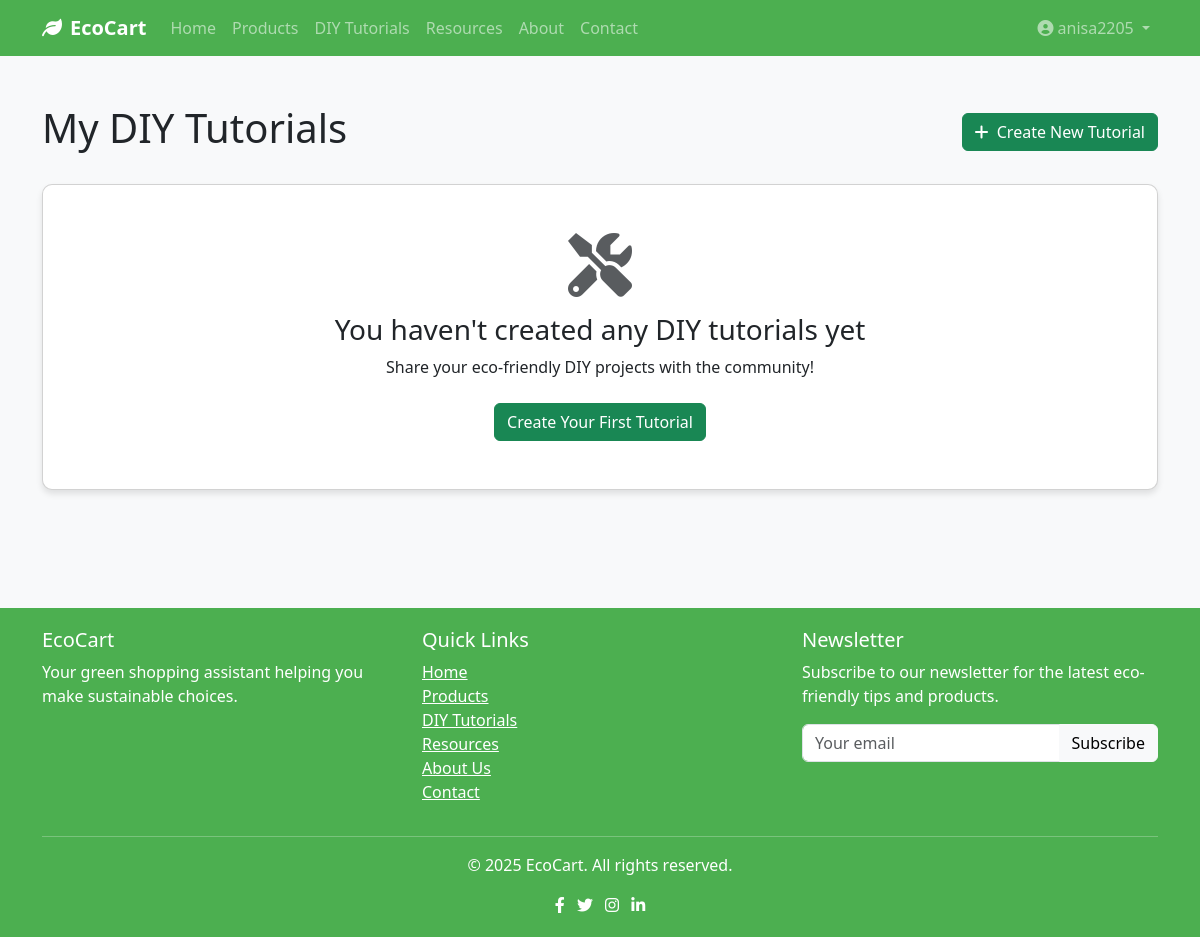
The app's page /my-tutorials/ (signed in), older data.
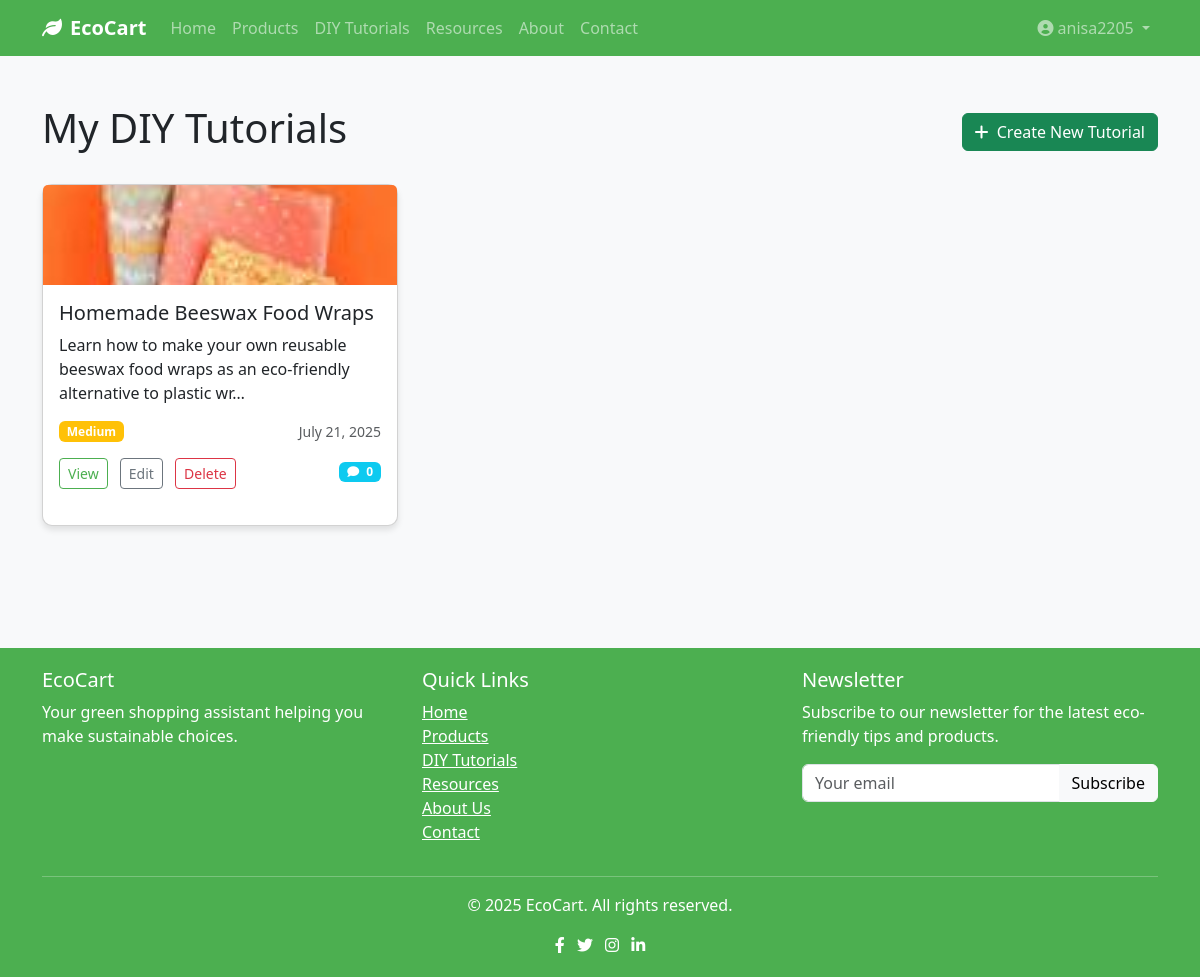
The same page, newer data.
### greenapp/models.py (models this page shows, shortened)
class DIY(models.Model):
    title = models.CharField(max_length=200)
    slug = models.SlugField(max_length=200, unique=True, blank=True)
    author = models.ForeignKey(User, on_delete=models.CASCADE, related_name='diy_tutorials')
    category = models.ForeignKey(Category, on_delete=models.SET_NULL, null=True, related_name='diy_tutorials')
    description = models.TextField()
    materials = models.TextField(help_text="List the materials needed for this DIY project")
    instructions = models.TextField(help_text="Step-by-step instructions for the DIY project")
    image = models.ImageField(upload_to='diy/%Y/%m/%d', blank=True)
    document = models.FileField(upload_to='diy/documents/%Y/%m/%d', blank=True)
    difficulty = models.CharField(max_length=10, choices=[
        ('easy', 'Easy'),
        ('medium', 'Medium'),
        ('hard', 'Hard')
    ], default='medium')
    time_required = models.CharField(max_length=100, help_text="Estimated time to complete (e.g., '30 minutes', '2 hours')")
    created = models.DateTimeField(auto_now_add=True)
    updated = models.DateTimeField(auto_now=True)
    class Meta:
        verbose_name = 'DIY Tutorial'
        verbose_name_plural = 'DIY Tutorials'
        ordering = ['-created']

### greenapp/views.py (the view)
# urls.py: path('my-tutorials/', views.UserDIYTutorialsView.as_view(), name='my_tutorials'),
class UserDIYTutorialsView(LoginRequiredMixin, ListView):
    model = DIY
    template_name = 'greenapp/diy_tutorials.html'
    context_object_name = 'tutorials'
    paginate_by = 10
    def get_queryset(self):
        return DIY.objects.filter(author=self.request.user).order_by('-created')

### greenapp/context_processors.py (called while the page is built)
def media_url(request):
    return {'MEDIA_URL': settings.MEDIA_URL}

### templates/greenapp/diy_tutorials.html (shortened to what this page needs)
{% extends 'greenapp/base.html' %}
{% block content %}
<div class="container py-5">
    <div class="d-flex justify-content-between align-items-center mb-4">
        <h1>My DIY Tutorials</h1>
        <a href="{% url 'diy_create' %}" class="btn btn-success">
            <i class="fas fa-plus me-1"></i> Create New Tutorial
        </a>
    </div>
    {% if tutorials %}
    <div class="row">
        {% for tutorial in tutorials %}
        <div class="col-md-4 mb-4">
            <div class="card h-100">
                <div style="height: 100px; overflow: hidden;">
                    {% if tutorial.image %}
                    <img src="{{ tutorial.image.url }}" class="card-img-top" alt="{{ tutorial.title }}" style="width: 100%; height: 100%; object-fit: cover;">
                    {% else %}
                    <div class="bg-light d-flex align-items-center justify-content-center h-100">
                        <i class="fas fa-image fa-3x text-muted"></i>
                    </div>
                    {% endif %}
                </div>
                <div class="card-body">
                    <h5 class="card-title">{{ tutorial.title }}</h5>
                    <p class="card-text">{{ tutorial.description|truncatechars:100 }}</p>
                    <div class="d-flex justify-content-between align-items-center mb-3">
                        <span class="badge {% if tutorial.difficulty == 'easy' %}bg-success{% elif tutorial.difficulty == 'medium' %}bg-warning{% else %}bg-danger{% endif %}">
                            {{ tutorial.difficulty|title }}
                        </span>
                        <small class="text-muted">{{ tutorial.created|date:"F j, Y" }}</small>
                    </div>
                    <div class="d-flex justify-content-between">
                        <div>
                            <a href="{% url 'diy_detail' tutorial.slug %}" class="btn btn-sm btn-outline-primary me-2">View</a>
                            <a href="{% url 'diy_update' tutorial.slug %}" class="btn btn-sm btn-outline-secondary me-2">Edit</a>
                            <a href="{% url 'diy_delete' tutorial.slug %}" class="btn btn-sm btn-outline-danger">Delete</a>
                        </div>
                        <div>
                            <span class="badge bg-info">
                                <i class="fas fa-comment me-1"></i> {{ tutorial.comments.count }}
                            </span>
                        </div>
                    </div>
                </div>
            </div>
        </div>
        {% endfor %}
    </div>
    {% else %}
    <div class="card">
        <div class="card-body text-center py-5">
            <i class="fas fa-tools fa-4x text-muted mb-3"></i>
            <h3>You haven't created any DIY tutorials yet</h3>
            <p class="mb-4">Share your eco-friendly DIY projects with the community!</p>
            <a href="{% url 'diy_create' %}" class="btn btn-success">Create Your First Tutorial</a>
        </div>
    </div>
    {% endif %}
</div>
{% endblock %}

Row changes from the older to the newer data that the page shows:
added DIY: image (picture), title "Homemade Beeswax Food Wraps", description "Learn how to make your own reusable beeswax food wraps as an eco-friendly alternative to plastic wr…", difficulty "Medium", created "July 21, 2025", comments.count "0"
Text that changed along with them:
text no longer shown: "You haven't created any DIY tutorials yet Share your eco-friendly DIY projects with the community! Create Your First Tutorial"
